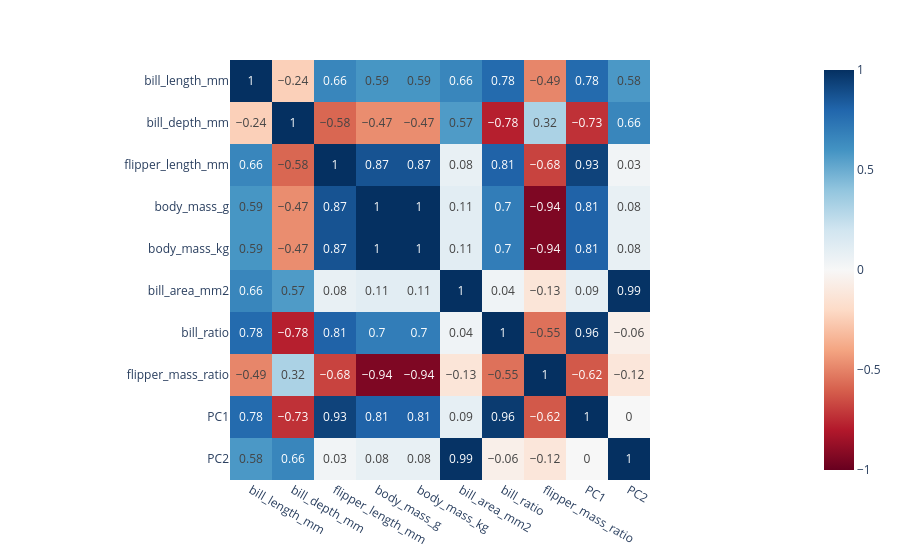

This figure's notebook cell:
### Markdown cell above
## Correlation Heatmap

### Code cell
corr_matrix = penguins_df.select_dtypes(include="float").corr().round(2)
corr_fig = px.imshow(corr_matrix, 
                     color_continuous_scale="RdBu",
                     zmin=-1, 
                     zmax=1, 
                     text_auto=True)
corr_fig

### Figure 1 — Plotly figure (JSON) as saved in the notebook; plotly's stock layout.template omitted (floating-point values rounded to 4 significant figures)
{"data": [{"coloraxis": "coloraxis", "hovertemplate": "x: %{x}<br>y: %{y}<br>color: %{z}<extra></extra>", "name": "0", "texttemplate": "%{z}", "type": "heatmap", "x": ["bill_length_mm", "bill_depth_mm", "flipper_length_mm", "body_mass_g", "body_mass_kg", "bill_area_mm2", "bill_ratio", "flipper_mass_ratio", "PC1", "PC2"], "xaxis": "x", "y": ["bill_length_mm", "bill_depth_mm", "flipper_length_mm", "body_mass_g", "body_mass_kg", "bill_area_mm2", "bill_ratio", "flipper_mass_ratio", "PC1", "PC2"], "yaxis": "y", "z": [[1, -0.24, 0.66, 0.59, 0.59, 0.66, 0.78, -0.49, 0.78, 0.58], [-0.24, 1, -0.58, -0.47, -0.47, 0.57, -0.78, 0.32, -0.73, 0.66], [0.66, -0.58, 1, 0.87, 0.87, 0.08, 0.81, -0.68, 0.93, 0.03], [0.59, -0.47, 0.87, 1, 1, 0.11, 0.7, -0.94, 0.81, 0.08], [0.59, -0.47, 0.87, 1, 1, 0.11, 0.7, -0.94, 0.81, 0.08], [0.66, 0.57, 0.08, 0.11, 0.11, 1, 0.04, -0.13, 0.09, 0.99], [0.78, -0.78, 0.81, 0.7, 0.7, 0.04, 1, -0.55, 0.96, -0.06], [-0.49, 0.32, -0.68, -0.94, -0.94, -0.13, -0.55, 1, -0.62, -0.12], [0.78, -0.73, 0.93, 0.81, 0.81, 0.09, 0.96, -0.62, 1, 0], [0.58, 0.66, 0.03, 0.08, 0.08, 0.99, -0.06, -0.12, 0, 1]]}], "layout": {"coloraxis": {"cmax": 1, "cmin": -1, "colorscale": [[0, "rgb(103,0,31)"], [0.1, "rgb(178,24,43)"], [0.2, "rgb(214,96,77)"], [0.3, "rgb(244,165,130)"], [0.4, "rgb(253,219,199)"], [0.5, "rgb(247,247,247)"], [0.6, "rgb(209,229,240)"], [0.7, "rgb(146,197,222)"], [0.8, "rgb(67,147,195)"], [0.9, "rgb(33,102,172)"], [1, "rgb(5,48,97)"]]}, "margin": {"t": 60}, "xaxis": {"anchor": "y", "constrain": "domain", "domain": [0, 1], "scaleanchor": "y"}, "yaxis": {"anchor": "x", "autorange": "reversed", "constrain": "domain", "domain": [0, 1]}}}
